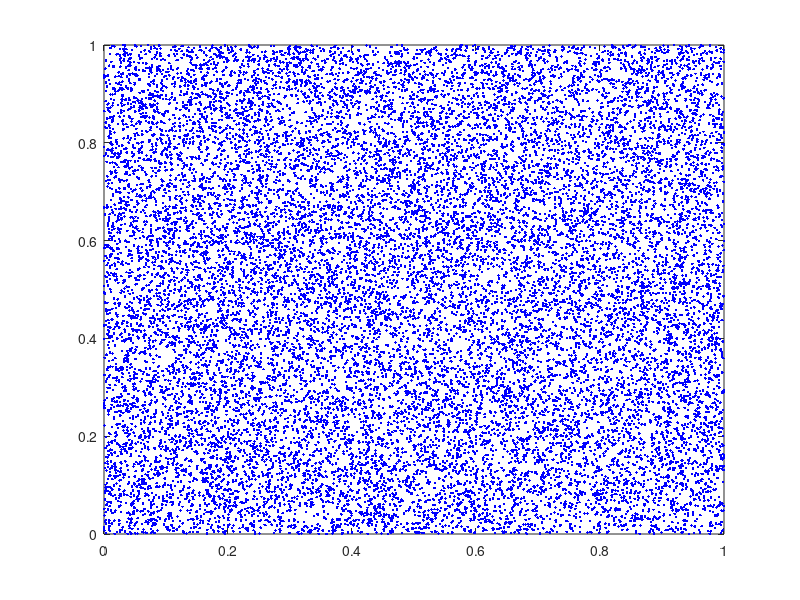

The MATLAB script that drew this image: (Note: this script raises an error after producing the figure.)
% An example to show how approximate  kernel kmeans  is invoked
% Generates two-dimensional Gaussian mixture Ensemble of size 500 and finds the 2
% clusters using 50 samples
clear,clc,close all

max_iter = 100;
k =10000;
N = 2e+4;
m = 1;
lambda = 1/100;

Ensemble = single(rand(N,128));
% for i=1:k
%     data=single(randn(ceil(N/k),128) + 5*(i-1));
%     Ensemble((i-1)*ceil(N/k)+1:i*ceil(N/k),:) = data;
% end

plot(Ensemble(:,1),Ensemble(:,2),'.b');

%Sample m Ensemble points
perm = single(randperm(N));
indices = perm(1:m);

[centers,mincenter,mindist,q2,quality] = fastkmeans(Ensemble,k,1);
%Compute m x N RBF kernel
Krect = single(exp(-lambda*(ones(m,1)*sum(Ensemble.^2,2)' - 2 * Ensemble(indices,:)*Ensemble' + sum(Ensemble(indices,:).^2,2)*ones(1,N))));
%Krect=rand(size(Krect));
labels=approx_kkmeans(Krect,k,max_iter,indices);
figure
plot(Ensemble(labels==1,1),Ensemble(labels==1,2),'.r',Ensemble(labels==2,1),Ensemble(labels==2,2),'.b',Ensemble(labels==3,1),Ensemble(labels==3,2),'.k',Ensemble(labels==4,1),Ensemble(labels==4,2),'.g')